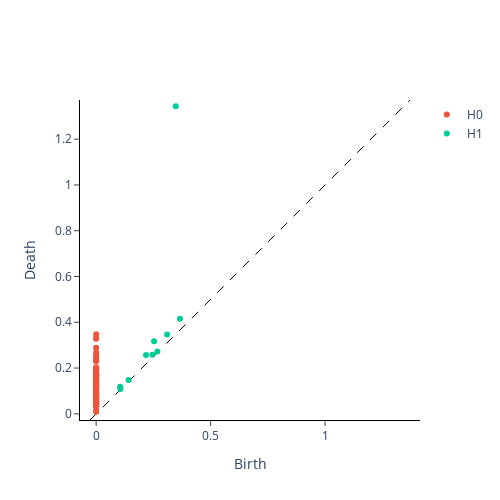

Notebook code for this chart:
### Code cell
point_cloud_array = np.array([list(t) for t in point_cloud])

persistence_diagram3 = persistence.fit_transform(point_cloud_array[None, :, :])
persistence.plot(persistence_diagram3)
